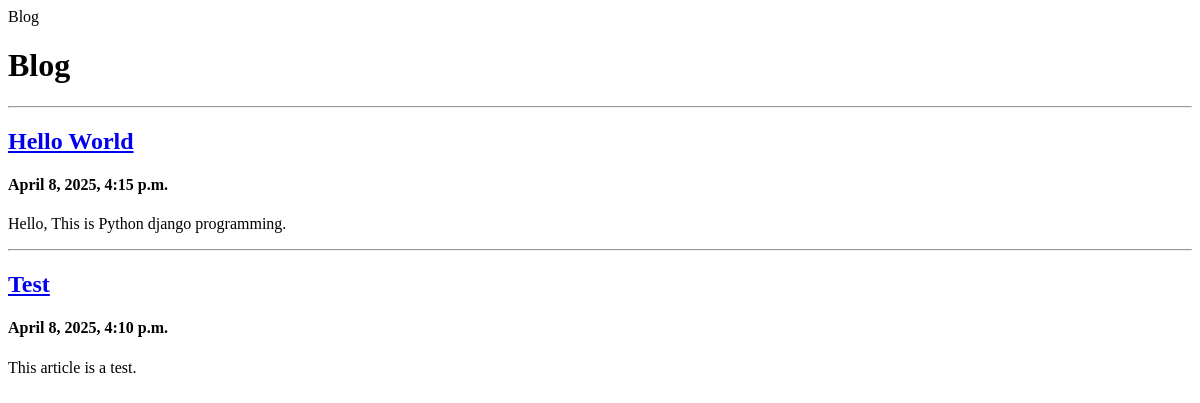
/blog/, run on an earlier commit of the app's database.
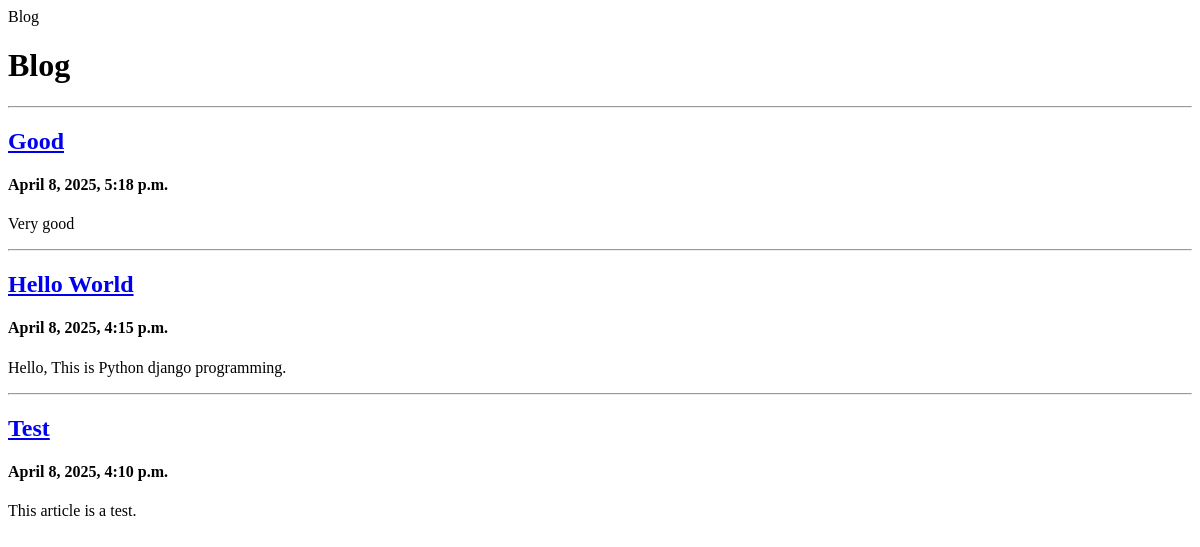
And on a later commit of the database.
### blog/models.py (models this page shows, shortened)
class Post(models.Model):
    title = models.CharField(max_length=30)
    content = models.TextField()
    created_at = models.DateTimeField(auto_now_add=True)
    updated_at = models.DateTimeField(auto_now=True)
    def get_absolute_url(self):
        return f'/blog/{self.pk}/'

### blog/views.py (the view)
# urls.py: path('', views.index),
def index(request):
    posts = Post.objects.all().order_by('-pk')
    return render(
        request,
        'blog/index.html',
        {
            'posts':posts,
        }
    )

### blog/templates/blog/index.html (shortened to what this page needs)
<!DOCTYPE html>
<html lang = 'ko'>
    <head>
        <tltle>Blog</tltle>
    </head>
    <body>
        <h1>Blog</h1>
        {% for p in posts %}
            <hr/>
            <h2><a href="{{ p.get_absolute_url }}">{{ p.title }}</a></h2>
            <h4>{{ p.created_at }}</h4>
            <p>{{ p.content }}</p>
        {% endfor %}
    </body>
</html>

What changed in the data, as far as the page shows it:
added Post: title "Good", created_at "April 8, 2025, 5:18 p.m.", content "Very good"
